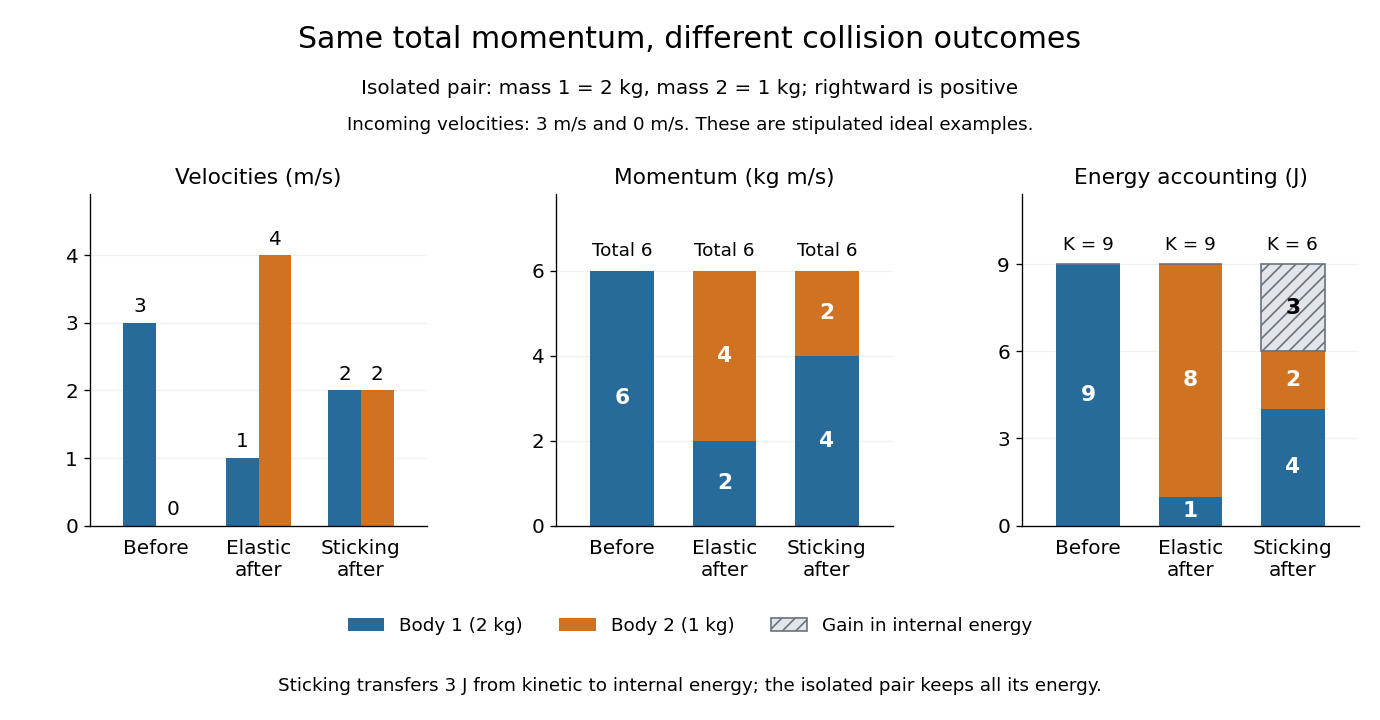

Source code (Python):
"""Compare stipulated isolated one-dimensional collision outcomes.

Tested with Python 3.14.4, NumPy 2.3.5, Matplotlib 3.10.7.
Write momentum-collision-before-after.png to the current working directory.
"""

import matplotlib.pyplot as plt
from matplotlib.patches import Patch
import numpy as np


def main():
    masses = np.array([2.0, 1.0])
    velocities = np.array([[3.0, 0.0], [1.0, 4.0], [2.0, 2.0]])
    momenta = velocities * masses
    kinetic = 0.5 * masses * velocities**2
    internal_gain = kinetic[0].sum() - kinetic.sum(axis=1)
    np.testing.assert_allclose(momenta.sum(axis=1), [6.0, 6.0, 6.0])
    np.testing.assert_allclose(kinetic.sum(axis=1), [9.0, 9.0, 6.0])
    np.testing.assert_allclose(internal_gain, [0.0, 0.0, 3.0])
    print("Momentum totals (kg m/s):", momenta.sum(axis=1).tolist())
    print("Kinetic totals (J):", kinetic.sum(axis=1).tolist())
    print("Internal energy gains (J):", internal_gain.tolist())

    plt.rcParams.update({"font.size": 12, "savefig.facecolor": "white"})
    blue, orange, grey = "#276b9b", "#cf7323", "#e2e5e9"
    colors = [blue, orange]
    labels = ["Before", "Elastic\nafter", "Sticking\nafter"]
    positions = np.arange(3)
    fig, axes = plt.subplots(1, 3, figsize=(11.5, 6.0), facecolor="white")
    fig.subplots_adjust(left=0.065, right=0.985, bottom=0.27,
                        top=0.73, wspace=0.38)
    fig.suptitle("Same total momentum, different collision outcomes",
                 fontsize=18, y=0.965)
    fig.text(0.5, 0.87,
             "Isolated pair: mass 1 = 2 kg, mass 2 = 1 kg; rightward is positive",
             ha="center", fontsize=12)
    fig.text(0.5, 0.82,
             "Incoming velocities: 3 m/s and 0 m/s. These are stipulated ideal examples.",
             ha="center", fontsize=11)

    width = 0.32
    for i, color in enumerate(colors):
        bars = axes[0].bar(positions + (i - 0.5) * width,
                           velocities[:, i], width, color=color)
        axes[0].bar_label(bars, labels=[f"{v:g}" for v in velocities[:, i]],
                          padding=4, fontsize=12)
    axes[0].set(title="Velocities (m/s)", ylim=(0, 4.9), yticks=[0, 1, 2, 3, 4])

    for ax, values in zip(axes[1:], [momenta, kinetic], strict=True):
        bottoms = np.zeros(3)
        for i, color in enumerate(colors):
            ax.bar(positions, values[:, i], 0.62, bottom=bottoms, color=color)
            for x, bottom, value in zip(positions, bottoms, values[:, i], strict=True):
                if value > 0:
                    ax.text(x, bottom + value / 2, f"{value:g}", ha="center",
                            va="center", color="white", fontsize=13, weight="bold")
            bottoms += values[:, i]
    axes[1].set(title="Momentum (kg m/s)", ylim=(0, 7.8), yticks=[0, 2, 4, 6])
    for x in positions:
        axes[1].text(x, 6.35, "Total 6", ha="center", fontsize=11)

    axes[2].bar(positions, internal_gain, 0.62, bottom=kinetic.sum(axis=1),
                color=grey, edgecolor="#69727e", hatch="///")
    axes[2].text(2, 7.5, "3", ha="center", va="center", fontsize=13, weight="bold")
    axes[2].set(title="Energy accounting (J)", ylim=(0, 11.4), yticks=[0, 3, 6, 9])
    for x, energy in zip(positions, kinetic.sum(axis=1), strict=True):
        axes[2].text(x, 9.5, f"K = {energy:g}", ha="center", fontsize=11)

    for ax in axes:
        ax.set_xticks(positions, labels)
        ax.set_xlim(-0.65, 2.65)
        ax.set_facecolor("white")
        ax.set_axisbelow(True)
        ax.grid(axis="y", alpha=0.17)
        ax.spines[["top", "right"]].set_visible(False)
        ax.tick_params(axis="x", length=0, pad=8)
        ax.title.set_fontsize(13)
    fig.legend(handles=[Patch(facecolor=blue, label="Body 1 (2 kg)"),
                        Patch(facecolor=orange, label="Body 2 (1 kg)"),
                        Patch(facecolor=grey, edgecolor="#69727e", hatch="///",
                              label="Gain in internal energy")],
               loc="lower center", bbox_to_anchor=(0.5, 0.095), ncol=3,
               frameon=False, fontsize=11)
    fig.text(0.5, 0.04,
             "Sticking transfers 3 J from kinetic to internal energy; the isolated pair keeps all its energy.",
             ha="center", fontsize=11)
    fig.savefig("momentum-collision-before-after.png", dpi=120,
                facecolor="white", transparent=False)
    plt.close(fig)


if __name__ == "__main__":
    main()
